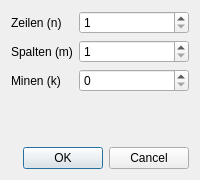
<?xml version="1.0" encoding="UTF-8"?>
<ui version="4.0">
 <class>SettingsDialog</class>
 <widget class="QDialog" name="SettingsDialog">
  <property name="windowTitle">
   <string>Einstellungen</string>
  </property>
    <property name="minimumSize">
     <size>
        <width>180</width>
        <height>180</height>
     </size>
    </property>
  <layout class="QVBoxLayout" name="verticalLayout">
   <item>
    <layout class="QFormLayout" name="formLayout">
     <item row="0" column="0">
      <widget class="QLabel" name="rowsLabel">
       <property name="text">
        <string>Zeilen (n)</string>
       </property>
      </widget>
     </item>
     <item row="0" column="1">
      <widget class="QSpinBox" name="rowsSpinBox">
       <property name="minimum">
        <number>1</number>
       </property>
       <property name="maximum">
        <number>99</number>
       </property>
      </widget>
     </item>
     <item row="1" column="0">
      <widget class="QLabel" name="columnsLabel">
       <property name="text">
        <string>Spalten (m)</string>
       </property>
      </widget>
     </item>
     <item row="1" column="1">
      <widget class="QSpinBox" name="columnsSpinBox">
       <property name="minimum">
        <number>1</number>
       </property>
       <property name="maximum">
        <number>99</number>
       </property>
      </widget>
     </item>
     <item row="2" column="0">
      <widget class="QLabel" name="minesLabel">
       <property name="text">
        <string>Minen (k)</string>
       </property>
      </widget>
     </item>
     <item row="2" column="1">
      <widget class="QSpinBox" name="minesSpinBox">
       <property name="minimum">
        <number>0</number>
       </property>
       <property name="maximum">
        <number>999</number>
       </property>
      </widget>
     </item>
    </layout>
   </item>
    <item>
     <widget class="QDialogButtonBox" name="buttonBox">
      <property name="orientation">
        <enum>Qt::Horizontal</enum>
      </property>
      <property name="standardButtons">
        <set>QDialogButtonBox::Cancel|QDialogButtonBox::Ok</set>
      </property>
     </widget>
    </item>
  </layout>
 </widget>
 <resources/>
 <connections/>
</ui>
